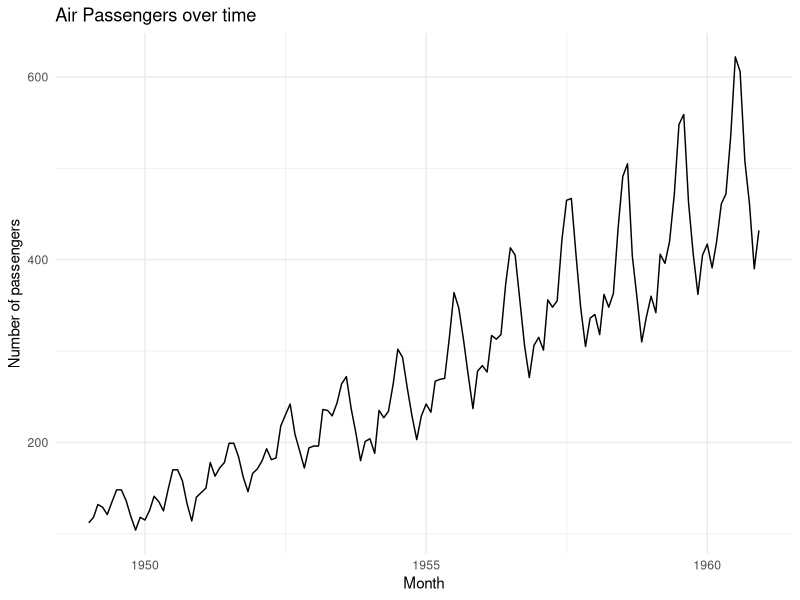

Generate this figure with R: (Note: this script raises an error after producing the figure.)

# Load the datasets package (included in base R)
library(datasets)
library(ggplot2)
library(zoo) 

data(AirPassengers)

# Convert wide to long format
AirPassengers_long <- data.frame(
  Month = as.Date(as.yearmon(time(AirPassengers))),
  Passengers = as.numeric(AirPassengers)
)


# Plot the data
plot <- ggplot(AirPassengers_long, aes(x = Month, y = Passengers)) +
  geom_line() +
  labs(title = "Air Passengers over time",
       x = "Month",
       y = "Number of passengers") +
  theme_minimal()

# Print the plot to ensure it is displayed
print(plot)

# save as csv
# print current working directory
print(getwd())
data_folder <- '../../2_data/processed/airline_passenger'
write.csv(AirPassengers_long, file.path(data_folder, 'airline_passenger.csv'), row.names = FALSE)

